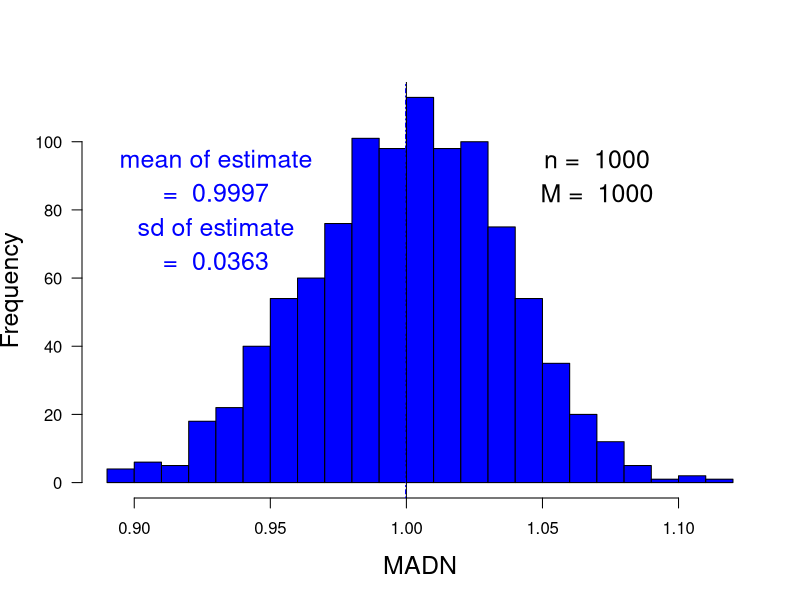

The R script that drew this image:
print('file: SolutionPointEstMADNlargeSample.R')
# EXERCISE & SOLUTION: sample size depending MAD scaling: part (a)
#      MADN = Median Absolute deviation about the Median, Normalized
#      Moronna et al. (2006, p.~5)
# 
set.seed(1953)
M = 1000   # number of Monte-Carlo runs
n = 1000      # sample size
sdest = numeric(M)
for(m in 1:M) {x=rnorm(n); sdest[m]=median(abs(x-median(x)))/0.6745}
# png('ExerMCmadnNormal160819.png',width=16,height=16,units='cm',res=300)
hist(sdest,30,col='blue',xlab='MADN',main='',las=1,cex.lab=1.5)
meansdest = mean(sdest); print(c(round(meansdest,3),'meansdest'))  # (expected: close to sigma = 1)
sdsdest = sd(sdest); print(c(round(sdsdest,3),'sdsdest'))
abline(v=1,col='black',lty=1)
abline(v=meansdest,col='blue',lty=4)
xt = 0.93
text(xt,95,'mean of estimate',col='blue',cex=1.5)
text(xt,85,paste('= ',as.character(round(meansdest,4))),col='blue',cex=1.5)
text(xt,75,'sd of estimate',col='blue',cex=1.5)
text(xt,65,paste('= ',as.character(round(sdsdest,4))),col='blue',cex=1.5)
text(1.07,95,paste('n = ',as.character(n)),col='black',cex=1.5)
text(1.07,85,paste('M = ',as.character(M)),col='black',cex=1.5)
# dev.off()
# ---------------------------------------------------
# Results: 
print(c('mean_sd_est = ',round(meansdest,4)))
print(c('  sd_sd_est = ',round(sdsdest,4)))
